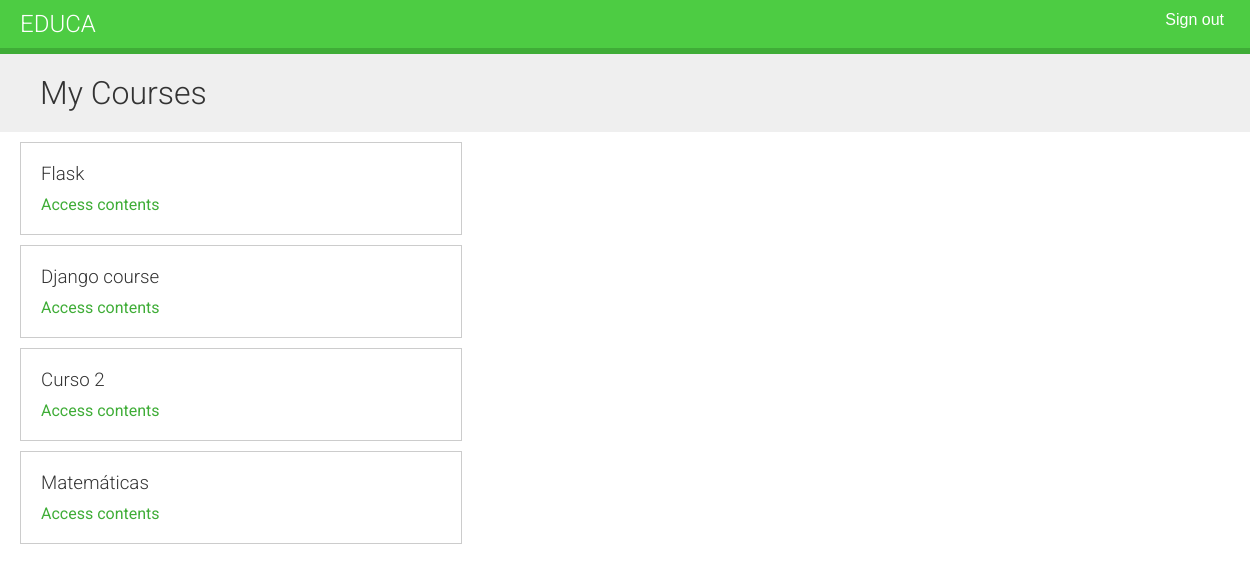
The page /students/courses/ (signed in) on the database its author committed.
### courses/models.py (models this page shows, shortened)
class Course(models.Model):
    owner = models.ForeignKey(    # Instructor que creò el curso
        User,
        related_name='courses_created',
        on_delete=models.CASCADE
    )
    subject = models.ForeignKey(    # Materia a la que pertenece este curso
        Subject,
        related_name='courses',
        on_delete=models.CASCADE
    )
    title = models.CharField(max_length=200)    # Titulo del curso
    slug = models.SlugField(max_length=200, unique=True)    # Slug del curso ---> Para las URL
    overview = models.TextField()    # UNa columna de tipo text para almacenar una descripciòn general del curos
    created = models.DateTimeField(auto_now_add=True)    # Fecha y hora en la que se creo el curso
    students = models.ManyToManyField(
        User,
        related_name='courses_joined',
        blank=True
    )
    class Meta:
        ordering = ['-created']

### students/views.py (the view)
class StudentCourseListView(LoginRequiredMixin, ListView):    # Hereda de LoginRequiredMixin para asegurarse de que solo los usuarios que han iniciado sesiòn puedan acceder a la vista. Tambièn hereda de la clase genèrica ListView para mostrar una lista de objetos course.
    model = Course
    template_name = 'students/course/list.html'
    def get_queryset(self):    # Recuperamos unicamente los cursos en loas que un estudiante està inscrito
        qs = super().get_queryset()
        return qs.filter(students__in=[self.request.user])

### students/templates/students/course/list.html (shortened to what this page needs)
{% extends 'base.html' %}
{% block content %}
<h1>My Courses</h1>
<div class="module">
    {% for course in object_list %}
    <div class="course-info">
        <h3>{{ course.title }}</h3>
        <p><a href="{% url 'student_course_detail' course.id %}">
            Access contents</a></p>
    </div>
    {% empty %}
    <p>
        You are not enrolled in any courses yet.
        <a href="{% url 'course_list' %}">Browse courses</a>
        to enroll in course.
    </p>
    {% endfor %}
</div>
{% endblock %}

### courses/static/css/base.css (style rules this page uses)
body { margin:0; font-family:'Roboto', sans-serif; font-weight:400; color:#333; }
a { color:#3fad37; text-decoration:none; }
h1, h2, h3, h4, h5, h6 { font-family:'Roboto', sans-serif; font-weight:300; }
h1 { background:#efefef; width:100%; overflow:auto; padding:20px 0 20px 40px; margin:0; }
.module { padding:10px 20px; float:left; width:600px; }
.module h3 { margin:20px 0 0; padding:0; width:100%; }
.module p { margin:10px 0 20px; width:100%; float:left; }
.course-info { border:1px solid #ccc; padding:0 20px; margin-bottom:10px; width:400px; overflow:auto; }
.course-info a { margin-right:10px; }

### rows shown on the page
Course: title "Flask"
Course: title "Django course"
Course: title "Curso 2"
Course: title "Matemáticas"
